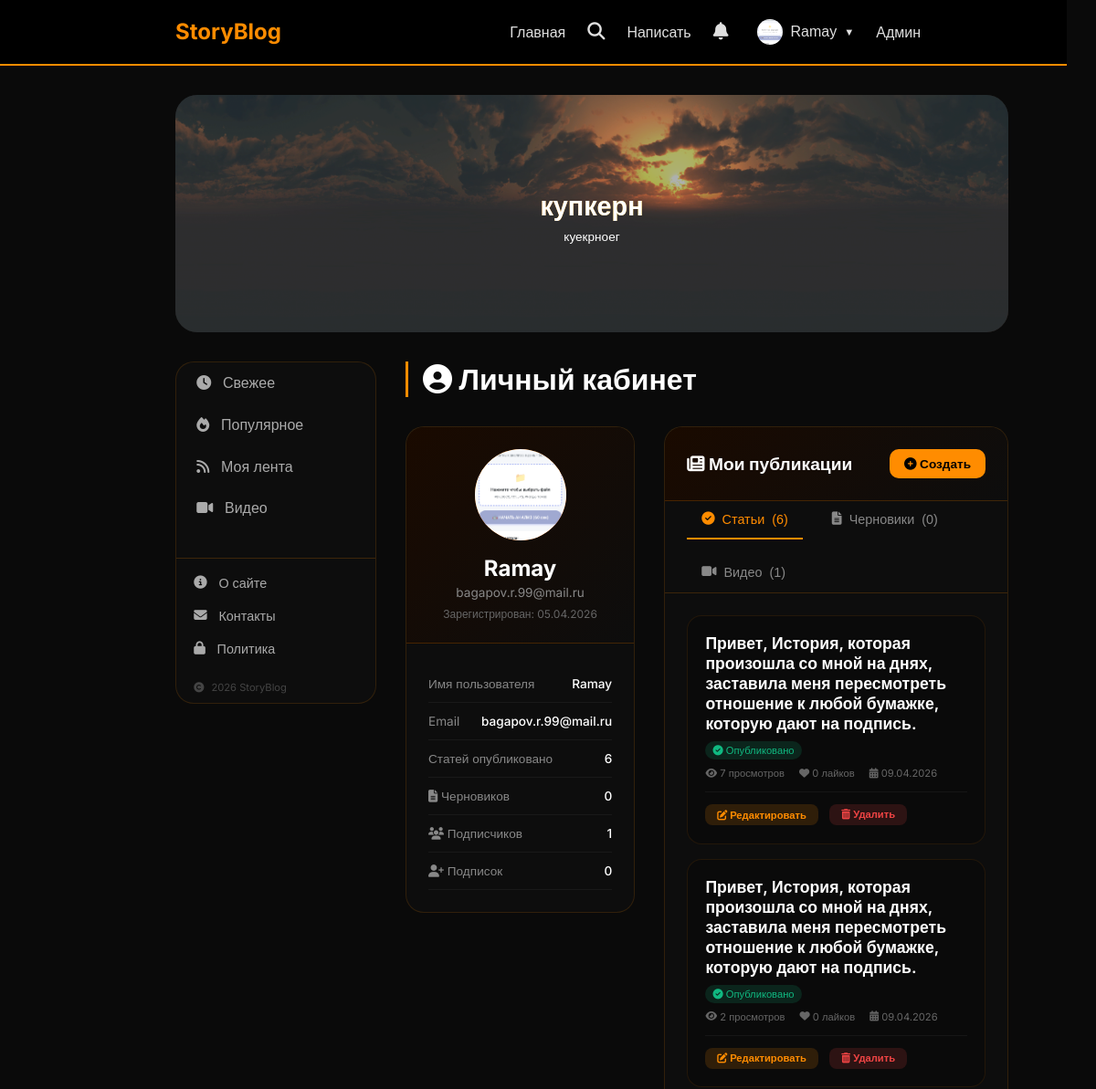
The page /profile (signed in, upper part) on the database as committed earlier.
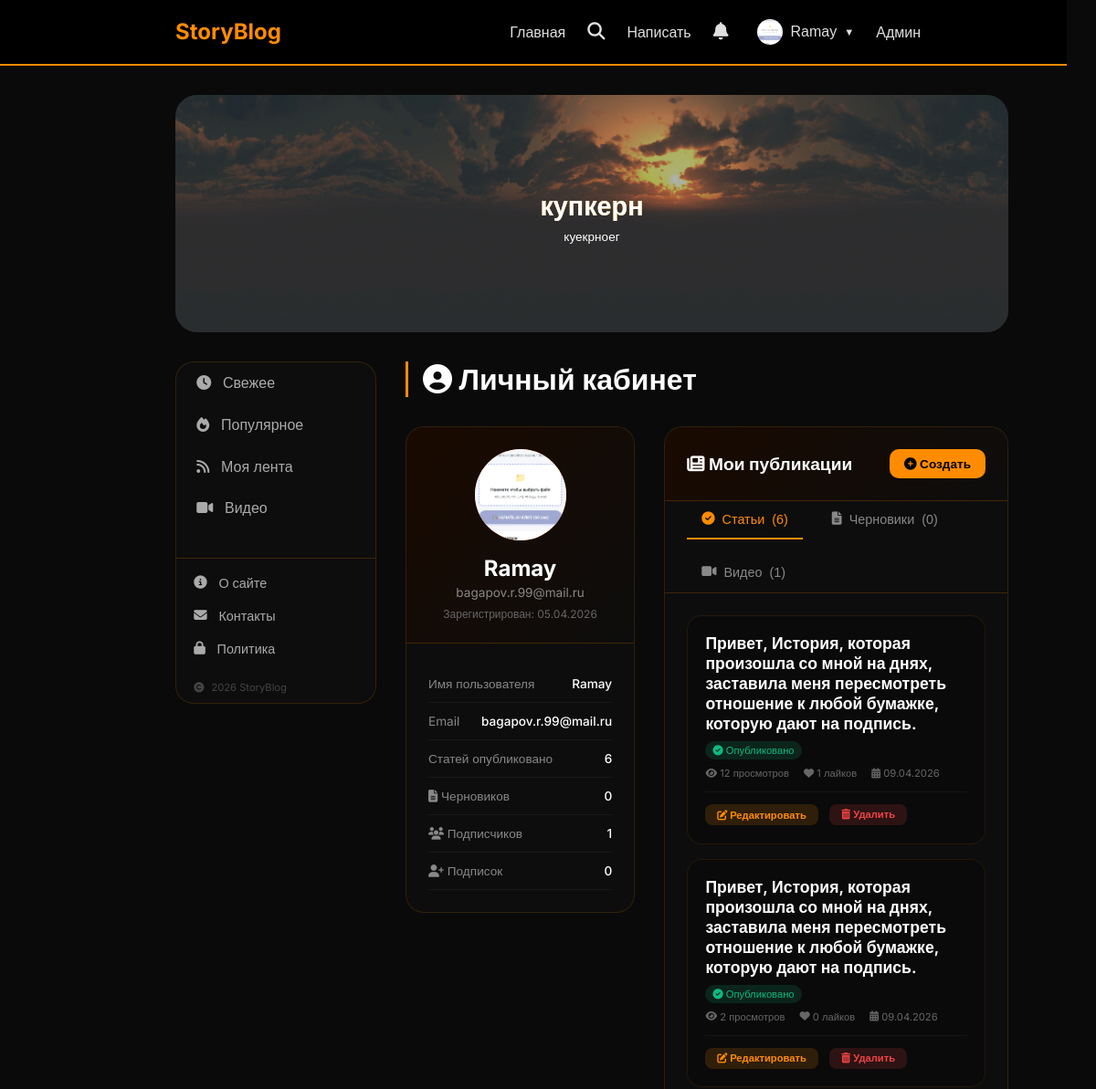
The same page on the database as committed later.
### database.py (models this page shows)
class Article(Base):
    __tablename__ = 'articles'
    id = Column(Integer, primary_key=True)
    title = Column(String, index=True)
    slug = Column(String, unique=True, index=True)
    description = Column(String, default='')
    content = Column(Text)
    user_id = Column(Integer, ForeignKey('users.id'))
    is_published = Column(Boolean, default=False)
    views = Column(Integer, default=0)
    likes = Column(Integer, default=0)
    created_at = Column(DateTime, default=datetime.now)
    updated_at = Column(DateTime, default=datetime.now, onupdate=datetime.now)

### main.py (the view)
@app.get("/profile", response_class=HTMLResponse)
async def profile(request: Request, db: Session = Depends(get_db)):
    user = get_current_user(request, db)
    if not user:
        return RedirectResponse(url="/login", status_code=303)
    published_articles = db.query(Article).filter(
        Article.user_id == user.id,
        Article.is_published == True
    ).order_by(Article.created_at.desc()).all()
    draft_articles = db.query(Article).filter(
        Article.user_id == user.id,
        Article.is_published == False
    ).order_by(Article.created_at.desc()).all()
    user_videos = db.query(Video).filter(Video.user_id == user.id).order_by(Video.created_at.desc()).all()
    subscribers_count = db.query(Subscription).filter(Subscription.author_id == user.id).count()
    subscriptions_count = db.query(Subscription).filter(Subscription.subscriber_id == user.id).count()
    slider_items = db.query(SliderItem).filter(SliderItem.is_active == True).order_by(SliderItem.order).all()
    return templates.TemplateResponse("profile.html", {
        "request": request,
        "user": user,
        "published_articles": published_articles,
        "draft_articles": draft_articles,
        "user_videos": user_videos,
        "subscribers_count": subscribers_count,
        "subscriptions_count": subscriptions_count,
        "slider_items": slider_items
    })

### templates/profile.html (shortened to what the changed rows need)
{% extends "base.html" %}
{% block content %}
<div class="profile-header">
    <h2><i class="fas fa-user-circle"></i> Личный кабинет</h2>
</div>
<div class="profile-grid">
    <div class="articles-card">
        <div id="published-tab" class="tab-content active">
            <div class="articles-list">
                {% if published_articles %}
                    {% for article in published_articles %}
                    <div class="article-item">
                        <div class="article-item-title">
                            <a href="/article/{{ article.slug }}">{{ article.title }}</a>
                        </div>
                        <div class="article-item-meta">
                            <span class="status-published"><i class="fas fa-check-circle"></i> Опубликовано</span>
                        </div>
                        <div class="article-item-stats">
                            <span><i class="fas fa-eye"></i> {{ article.views }} просмотров</span>
                            <span><i class="fas fa-heart"></i> {{ article.likes }} лайков</span>
                            <span><i class="fas fa-calendar-alt"></i> {{ article.created_at.strftime('%d.%m.%Y') }}</span>
                        </div>
                        <div class="article-item-actions">
                            <a href="/edit/{{ article.id }}" class="btn-edit"><i class="fas fa-edit"></i> Редактировать</a>
                            <button class="btn-delete" onclick="confirmDelete({{ article.id }}, '{{ article.title|replace("'", "\\'") }}')"><i class="fas fa-trash-alt"></i> Удалить</button>
                        </div>
                    </div>
                    {% endfor %}
                {% else %}
                    <div class="empty-articles">
                        <div class="empty-articles-icon"><i class="fas fa-inbox"></i></div>
                        <p>У вас пока нет опубликованных статей</p>
                        <a href="/create" class="btn btn-primary" style="margin-top: 1rem; display: inline-block;"><i class="fas fa-pen-alt"></i> Написать первую статью</a>
                    </div>
                {% endif %}
            </div>
        </div>
    </div>
</div>
{% endblock %}

Rows that differ between the two databases and show on the page:
changed Article (number 1 of 2 on the later page): views "7" → "12"; likes "0" → "1"
